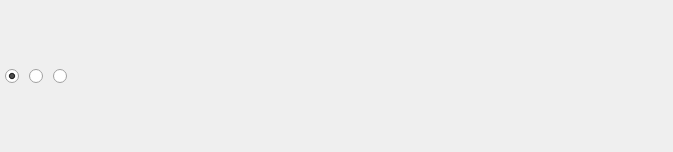
                       <widget class="QWidget" name="scrollAreaWidgetContents">
                        <property name="geometry">
                         <rect>
                          <x>0</x>
                          <y>0</y>
                          <width>673</width>
                          <height>152</height>
                         </rect>
                        </property>
                        <layout class="QHBoxLayout" name="horizontalLayout_15">
                         <property name="leftMargin">
                          <number>0</number>
                         </property>
                         <property name="topMargin">
                          <number>0</number>
                         </property>
                         <property name="rightMargin">
                          <number>0</number>
                         </property>
                         <property name="bottomMargin">
                          <number>0</number>
                         </property>
                         <item>
                          <widget class="QFrame" name="drillLabel">
                           <layout class="QHBoxLayout" name="horizontalLayout_13">
                            <property name="spacing">
                             <number>10</number>
                            </property>
                            <property name="leftMargin">
                             <number>5</number>
                            </property>
                            <property name="topMargin">
                             <number>5</number>
                            </property>
                            <property name="rightMargin">
                             <number>5</number>
                            </property>
                            <property name="bottomMargin">
                             <number>5</number>
                            </property>
                            <item>
                             <widget class="QRadioButton" name="centerDrill">
                              <property name="sizePolicy">
                               <sizepolicy hsizetype="Fixed" vsizetype="Fixed">
                                <horstretch>0</horstretch>
                                <verstretch>0</verstretch>
                               </sizepolicy>
                              </property>
                              <property name="maximumSize">
                               <size>
                                <width>16777215</width>
                                <height>140</height>
                               </size>
                              </property>
                              <property name="text">
                               <string/>
                              </property>
                              <property name="icon">
                               <iconset>
                                <normalon>:/STEPNCMaster/images/HNCMill/mill00-0.bmp</normalon>
                               </iconset>
                              </property>
                              <property name="iconSize">
                               <size>
                                <width>180</width>
                                <height>150</height>
                               </size>
                              </property>
                              <property name="checked">
                               <bool>true</bool>
                              </property>
                              <property name="autoRepeatDelay">
                               <number>100</number>
                              </property>
                             </widget>
                            </item>
                            <item>
                             <widget class="QRadioButton" name="deepDrill">
                              <property name="sizePolicy">
                               <sizepolicy hsizetype="Fixed" vsizetype="Fixed">
                                <horstretch>0</horstretch>
                                <verstretch>0</verstretch>
                               </sizepolicy>
                              </property>
                              <property name="maximumSize">
                               <size>
                                <width>16777215</width>
                                <height>140</height>
                               </size>
                              </property>
                              <property name="text">
                               <string/>
                              </property>
                              <property name="icon">
                               <iconset>
                                <normalon>:/STEPNCMaster/images/HNCMill/mill01-0.bmp</normalon>
                               </iconset>
                              </property>
                              <property name="iconSize">
                               <size>
                                <width>180</width>
                                <height>150</height>
                               </size>
                              </property>
                              <property name="autoRepeatDelay">
                               <number>100</number>
                              </property>
                             </widget>
                            </item>
                            <item>
                             <widget class="QRadioButton" name="tapDrill">
                              <property name="sizePolicy">
                               <sizepolicy hsizetype="Fixed" vsizetype="Fixed">
                                <horstretch>0</horstretch>
                                <verstretch>0</verstretch>
                               </sizepolicy>
                              </property>
                              <property name="maximumSize">
                               <size>
                                <width>16777215</width>
                                <height>140</height>
                               </size>
                              </property>
                              <property name="text">
                               <string/>
                              </property>
                              <property name="icon">
                               <iconset>
                                <normalon>:/STEPNCMaster/images/HNCMill/mill02-0.bmp</normalon>
                               </iconset>
                              </property>
                              <property name="iconSize">
                               <size>
                                <width>180</width>
                                <height>150</height>
                               </size>
                              </property>
                              <property name="autoRepeatDelay">
                               <number>100</number>
                              </property>
                             </widget>
                            </item>
                            <item>
                             <spacer name="horizontalSpacer_8">
                              <property name="orientation">
                               <enum>Qt::Horizontal</enum>
                              </property>
                              <property name="sizeHint" stdset="0">
                               <size>
                                <width>311</width>
                                <height>20</height>
                               </size>
                              </property>
                             </spacer>
                            </item>
                           </layout>
                          </widget>
                         </item>
                        </layout>
                       </widget>
